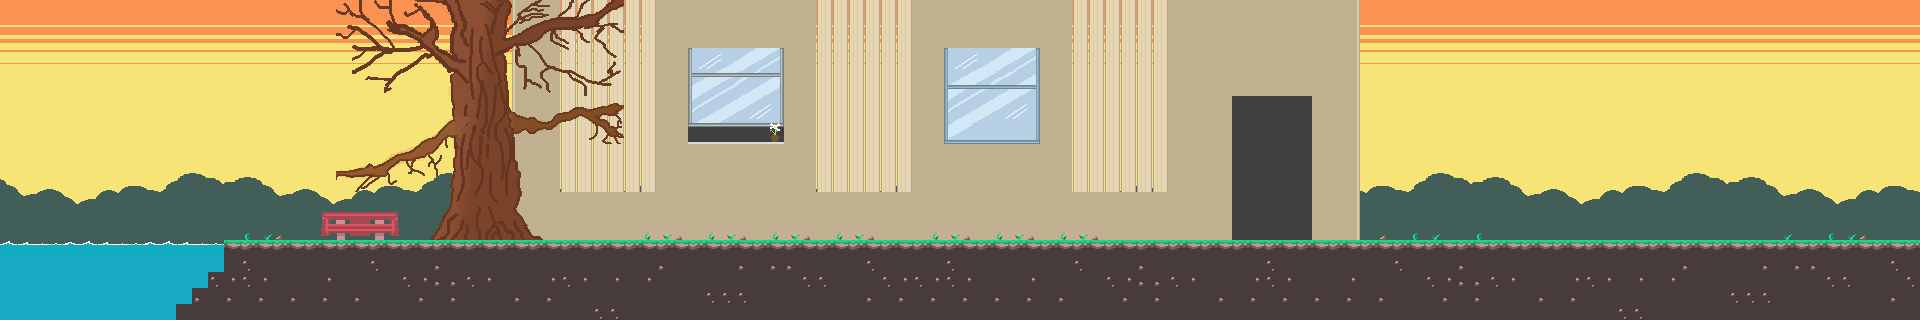

Tiled map render using the project's own tile images. Description and the map definition, with tile-layer contents summarised, below:
An orthogonal 120x20 tile map with 16x16 px tiles, 7 tile layers (Background, Background Trees, Non-Collidible, Floor, ...), 11 tilesets.

<map version="1.10" tiledversion="1.10.0" orientation="orthogonal" renderorder="right-down" width="120" height="20" tilewidth="16" tileheight="16" infinite="0" nextlayerid="18" nextobjectid="19">
 <editorsettings>
  <export target="level-1.json" format="json" />
 </editorsettings>
 <tileset firstgid="1" source="tileset_forest.tsx" />
 <tileset firstgid="73" source="tilemap_packed.tsx" />
 <tileset firstgid="1109" source="water_b_5 frames.tsx" />
 <tileset firstgid="1114" source="water.tsx" />
 <tileset firstgid="1115" source="pink_bench.tsx" />
 <tileset firstgid="1125" source="desert_a.tsx" />
 <tileset firstgid="1253" source="backgroundtrees.tsx" />
 <tileset firstgid="1381" source="bigtree.tsx" />
 <tileset firstgid="1651" source="branches.tsx" />
 <tileset firstgid="1921" source="open_window.tsx" />
 <tileset firstgid="1957" source="closed_window.tsx" />
 <layer id="15" name="Background" width="120" height="20">
  <data>[2400 cells, 2400 non-empty, 128 distinct tile ids]</data>
 </layer>
 <layer id="16" name="Background Trees" width="120" height="20">
  <data>[2400 cells, 720 non-empty, 96 distinct tile ids]</data>
 </layer>
 <layer id="11" name="Non-Collidible" width="120" height="20">
  <data>[2400 cells, 744 non-empty, 76 distinct tile ids]</data>
 </layer>
 <layer id="1" name="Floor" width="120" height="20">
  <properties>
   <property name="Collidable" type="bool" value="true" />
  </properties>
  <data>[2400 cells, 600 non-empty, 12 distinct tile ids]</data>
 </layer>
 <layer id="10" name="Non-Collidable" width="120" height="20">
  <data>[2400 cells, 278 non-empty, 240 distinct tile ids]</data>
 </layer>
 <layer id="14" name="Collidible" width="120" height="20">
  <properties>
   <property name="Collidable" type="bool" value="true" />
  </properties>
  <data>[2400 cells, 80 non-empty, 31 distinct tile ids]</data>
 </layer>
 <layer id="17" name="Extra Detail" width="120" height="20">
  <data>[2400 cells, 5 non-empty, 5 distinct tile ids]</data>
 </layer>
</map>
